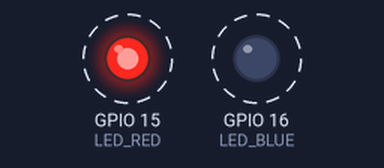
The program below on a simulated ESP32-S3. Parts: output pins drawn as LEDs (lit = HIGH). Dashed ring = blinking.

Above: at 1.5 s.
Timing chart, 0 to 5.6 s (numbered marks = the images above):
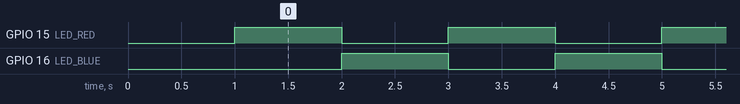

The program:

main.cpp
```cpp
#include <Arduino.h>
#include <iostream>

#define LED_RED 15
#define LED_BLUE 16


class LedController {
private:
    bool m_ledState {};
    int m_blueLed {};
    int m_redLed {};
public:
  LedController(bool ledState = false, int blueLedPin = LED_BLUE, int redLedPin = LED_RED) : m_ledState(ledState), m_blueLed(blueLedPin), m_redLed(redLedPin) {
    std::cout << "LedController initialized with state: " << m_ledState << std::endl;
  }


  void turnOnLed(int led) {
      digitalWrite(led, HIGH);
  }
  void turnOffLed( int led)  {
      digitalWrite(led, LOW);
  }
  void toggleLed(int delayTime) {

      if (m_ledState) {
          turnOffLed(m_blueLed);
          turnOnLed(m_redLed);
          m_ledState = false;
      } else {
          turnOffLed(m_redLed);
          turnOnLed(m_blueLed);
          m_ledState = true;
      }
       delay(delayTime);
  }
};

  LedController ledController{true , LED_BLUE, LED_RED};

void setup() {
    Serial.begin(115200);
    delay(1000);


    pinMode(LED_RED, OUTPUT);
    digitalWrite(LED_RED, LOW);
    pinMode(LED_BLUE, OUTPUT);
    digitalWrite(LED_BLUE, HIGH);

}

void loop() {
  ledController.toggleLed(1000);
}
```

Measured:
- by itself, GPIO 15 (LED_RED), GPIO 16 (LED_BLUE): alternates HIGH for 1.0 s and LOW for 1.0 s
